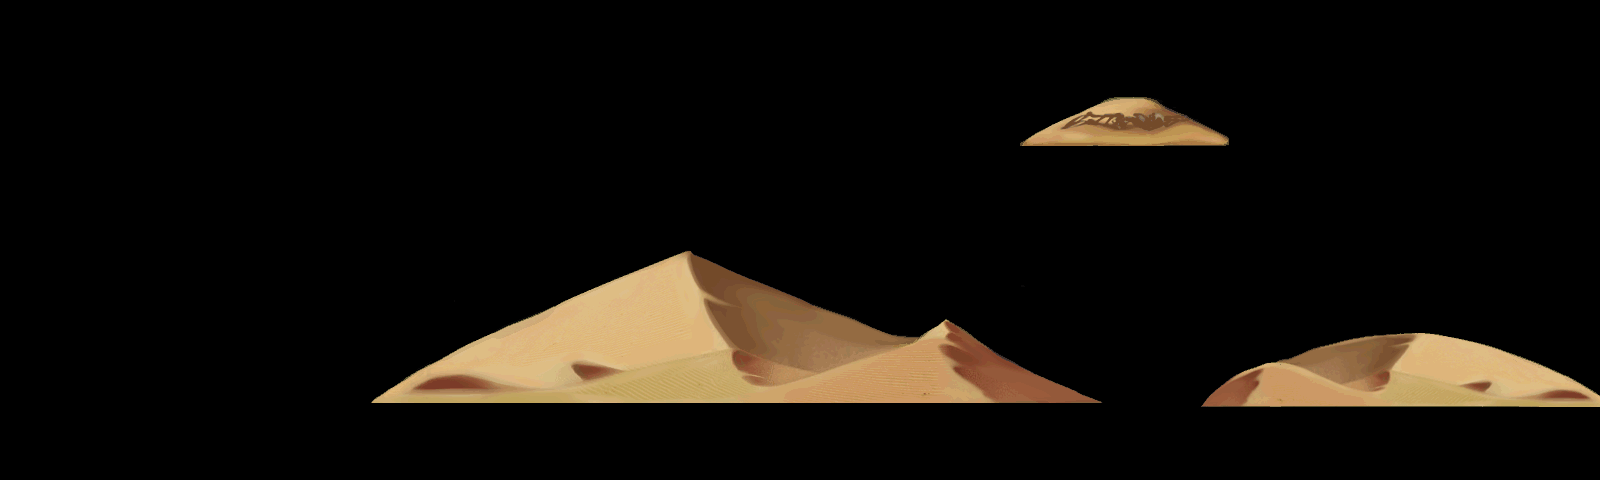

A 2D game scene composited from a Tiled map and its tileset images. What follows is a short description and the map's XML, with each tile layer's data collapsed to a summary:
An orthogonal 40x12 tile map with 40x40 px tiles, 2 tile layers (land1, land2).

<map version="1.0" orientation="orthogonal" width="40" height="12" tilewidth="40" tileheight="40">
 <tileset firstgid="1" name="d-jinjing" tilewidth="40" tileheight="40">
  <image source="d-jinjing.png" width="1145" height="916" />
 </tileset>
 <layer name="land1" width="40" height="12">
  <data>[480 cells, 162 non-empty, 162 distinct tile ids]</data>
 </layer>
 <layer name="land2" width="40" height="12">
  <data>[480 cells, 32 non-empty, 32 distinct tile ids]</data>
 </layer>
</map>
